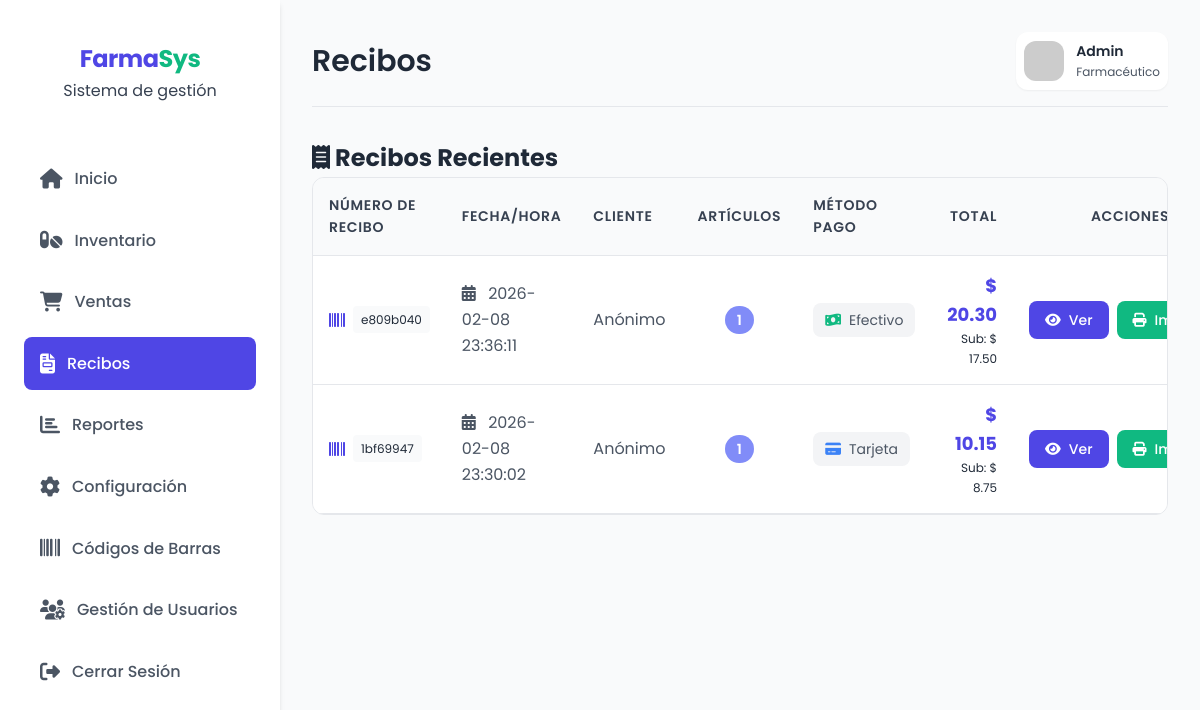
Page /receipts (signed in) on the committed database.
### tables this page shows
CREATE TABLE receipts (
            id TEXT PRIMARY KEY,
            datetime TEXT NOT NULL,
            customer TEXT,
            payment_method TEXT,
            subtotal REAL NOT NULL DEFAULT 0,
            iva REAL NOT NULL DEFAULT 0,
            total REAL NOT NULL DEFAULT 0,
            cash_register_id TEXT,
            FOREIGN KEY (cash_register_id) REFERENCES cash_registers(id)
        );

### app.py (the view)
@app.route("/receipts")
@login_required
def receipts():
    conn = get_db()
    receipts_list = get_receipts_with_items(conn)
    return render_template("receipts.html", receipts=receipts_list)

### app.py (called while the page is built)
def get_db():
    if "db" not in g:
        conn = sqlite3.connect(DB_PATH)
        conn.row_factory = sqlite3.Row
        conn.execute("PRAGMA foreign_keys = ON")
        g.db = conn
    return g.db

def get_receipts_with_items(conn):
    receipts = [dict(r) for r in conn.execute("SELECT * FROM receipts ORDER BY datetime DESC").fetchall()]
    if not receipts:
        return []
    receipt_ids = [r["id"] for r in receipts]
    placeholders = ",".join("?" for _ in receipt_ids)
    items_rows = conn.execute(
        f"SELECT receipt_id, name, qty, price, subtotal FROM receipt_items WHERE receipt_id IN ({placeholders}) ORDER BY id",
        receipt_ids
    ).fetchall()
    items_by_receipt = {}
    for it in items_rows:
        items_by_receipt.setdefault(it["receipt_id"], []).append(dict(it))
    for r in receipts:
        r["items"] = items_by_receipt.get(r["id"], [])
    return receipts

def login_required(f):
    @wraps(f)
    def decorated_function(*args, **kwargs):
        if not session.get("user"):
            return redirect(url_for("login", next=request.path))
        return f(*args, **kwargs)
    return decorated_function

### templates/receipts.html (shortened to what this page needs)
{% extends "base.html" %}
{% block header_title %}Recibos{% endblock %}
{% block content %}
<div class="content-section">
  <div class="section-header">
    <h2><i class="fas fa-receipt"></i> Recibos Recientes</h2>
  </div>
  {% if receipts %}
  <div style="overflow-x: auto; border-radius: 0.75rem; border: 1px solid var(--gray-200); background: white;">
    <table style="width: 100%; border-collapse: collapse;">
      <thead>
        <tr style="background: var(--gray-50); border-bottom: 1px solid var(--gray-200);">
          <th style="padding: 1rem; text-align: left; font-weight: 600; color: var(--gray-700); font-size: 0.875rem; text-transform: uppercase; letter-spacing: 0.05em;">Número de Recibo</th>
          <th style="padding: 1rem; text-align: left; font-weight: 600; color: var(--gray-700); font-size: 0.875rem; text-transform: uppercase; letter-spacing: 0.05em;">Fecha/Hora</th>
          <th style="padding: 1rem; text-align: left; font-weight: 600; color: var(--gray-700); font-size: 0.875rem; text-transform: uppercase; letter-spacing: 0.05em;">Cliente</th>
          <th style="padding: 1rem; text-align: center; font-weight: 600; color: var(--gray-700); font-size: 0.875rem; text-transform: uppercase; letter-spacing: 0.05em;">Artículos</th>
          <th style="padding: 1rem; text-align: left; font-weight: 600; color: var(--gray-700); font-size: 0.875rem; text-transform: uppercase; letter-spacing: 0.05em;">Método Pago</th>
          <th style="padding: 1rem; text-align: right; font-weight: 600; color: var(--gray-700); font-size: 0.875rem; text-transform: uppercase; letter-spacing: 0.05em;">Total</th>
          <th style="padding: 1rem; text-align: center; font-weight: 600; color: var(--gray-700); font-size: 0.875rem; text-transform: uppercase; letter-spacing: 0.05em;">Acciones</th>
        </tr>
      </thead>
      <tbody>
        {% for r in receipts %}
        <tr style="border-bottom: 1px solid var(--gray-200); transition: background 0.2s;">
          <td style="padding: 1rem; color: var(--gray-800);">
            <div style="display: flex; align-items: center; gap: 0.5rem;">
              <i class="fas fa-barcode" style="color: var(--primary);"></i>
              <code style="background: var(--gray-50); padding: 0.25rem 0.5rem; border-radius: 0.25rem; font-size: 0.75rem;">{{ r['id'][:8] }}</code>
            </div>
          </td>
          <td style="padding: 1rem; color: var(--gray-600);">
            <i class="fas fa-calendar-alt" style="margin-right: 0.5rem; color: var(--gray-500);"></i>
            {{ r['datetime'].replace('T', ' ')[:19] }}
          </td>
          <td style="padding: 1rem; color: var(--gray-600);">
            {% if r['customer'] %}
              <i class="fas fa-user" style="margin-right: 0.5rem; color: var(--gray-500);"></i>
              {{ r['customer'] }}
            {% else %}
              <span style="color: var(--gray-400);">Anónimo</span>
            {% endif %}
          </td>
          <td style="padding: 1rem; text-align: center; color: var(--gray-800);">
            <span style="background: var(--primary-light); color: white; padding: 0.25rem 0.75rem; border-radius: 2rem; font-weight: 600; font-size: 0.875rem;">
              {{ r['items']|length }}
            </span>
          </td>
          <td style="padding: 1rem; color: var(--gray-600);">
            <span style="display: inline-flex; align-items: center; gap: 0.5rem; padding: 0.375rem 0.75rem; background: var(--gray-100); border-radius: 0.5rem; font-size: 0.875rem;">
              {% if r['payment_method'] == 'cash' %}
                <i class="fas fa-money-bill-wave" style="color: #10b981;"></i> Efectivo
              {% elif r['payment_method'] == 'card' %}
                <i class="fas fa-credit-card" style="color: #3b82f6;"></i> Tarjeta
              {% else %}
                {{ r['payment_method']|upper }}
              {% endif %}
            </span>
          </td>
          <td style="padding: 1rem; color: var(--gray-800); text-align: right;">
            <span style="font-weight: 700; color: var(--primary); font-size: 1.125rem;">
              $ {{ '%.2f'|format(r['total']) }}
            </span>
            <div style="font-size: 0.75rem; color: var(--gray-500);">
              Sub: $ {{ '%.2f'|format(r.get('subtotal', 0)) }}
            </div>
          </td>
          <td style="padding: 1rem; text-align: center;">
            <div style="display: flex; justify-content: center; gap: 0.5rem;">
              <a class="btn" href="{{ url_for('view_receipt', rid=r['id']) }}"
                 style="padding: 0.5rem 1rem; background: var(--primary); color: white; border: none; border-radius: 0.5rem; cursor: pointer; display: inline-flex; align-items: center; gap: 0.5rem; font-size: 0.875rem; text-decoration: none; transition: all 0.2s;">
                <i class="fas fa-eye"></i> Ver
              </a>
              <a class="btn" href="{{ url_for('view_receipt', rid=r['id']) }}" target="_blank"
                 style="padding: 0.5rem 1rem; background: var(--secondary); color: white; border: none; border-radius: 0.5rem; cursor: pointer; display: inline-flex; align-items: center; gap: 0.5rem; font-size: 0.875rem; text-decoration: none; transition: all 0.2s;">
                <i class="fas fa-print"></i> Imprimir
              </a>
            </div>
          </td>
        </tr>
        {% endfor %}
      </tbody>
    </table>
  </div>
  {% endif %}
</div>
{% endblock %}

### templates/base.html (style rules this page uses)
:root { --primary: #4F46E5; --primary-light: #818CF8; --primary-dark: #4338CA; --secondary: #10B981; --warning: #F59E0B; --danger: #EF4444; --gray-50: #F9FAFB; --gray-100: #F3F4F6; --gray-200: #E5E7EB; --gray-300: #D1D5DB; --gray-600: #4B5563; --gray-700: #374151; --gray-800: #1F2937; --shadow-sm: 0 1px 2px 0 rgb(0 0 0 / 0.05); --shadow: 0 4px 6px -1px rgb(0 0 0 / 0.1), 0 2px 4px -2px rgb(0 0 0 / 0.1); --shadow-lg: 0 10px 15px -3px rgb(0 0 0 / 0.1), 0 4px 6px -4px rgb(0 0 0 / 0.1); --transition: all 0.2s cubic-bezier(0.4, 0, 0.2, 1); }
* { margin: 0; padding: 0; box-sizing: border-box; font-family: 'Poppins', sans-serif; }
body { background-color: var(--gray-50); color: var(--gray-800); line-height: 1.6; }
table { width: 100%; border-collapse: separate; border-spacing: 0; }
table th { background: var(--gray-50); color: var(--gray-700); font-weight: 500; padding: 1rem; text-align: left; font-size: 0.875rem; }
table td { padding: 1rem; color: var(--gray-600); border-bottom: 1px solid var(--gray-200); }
.btn { padding: 0.675rem 1.25rem; border: none; border-radius: 0.5rem; font-weight: 500; cursor: pointer; transition: var(--transition); display: inline-flex; align-items: center; gap: 0.5rem; font-size: 0.875rem; }

### rows in the picture
receipts: r "e809b040", datetime "2026-02-08 23:36:11", customer "Anónimo", items|length "1", payment_method "cash" (drawn), total "20.30", subtotal "17.50"
receipts: r "1bf69947", datetime "2026-02-08 23:30:02", customer "Anónimo", items|length "1", payment_method "card" (drawn), total "10.15", subtotal "8.75"

### other values in the picture
{{ session.get('user', {}).get('username', 'Usuario')|title }} "Admin"
